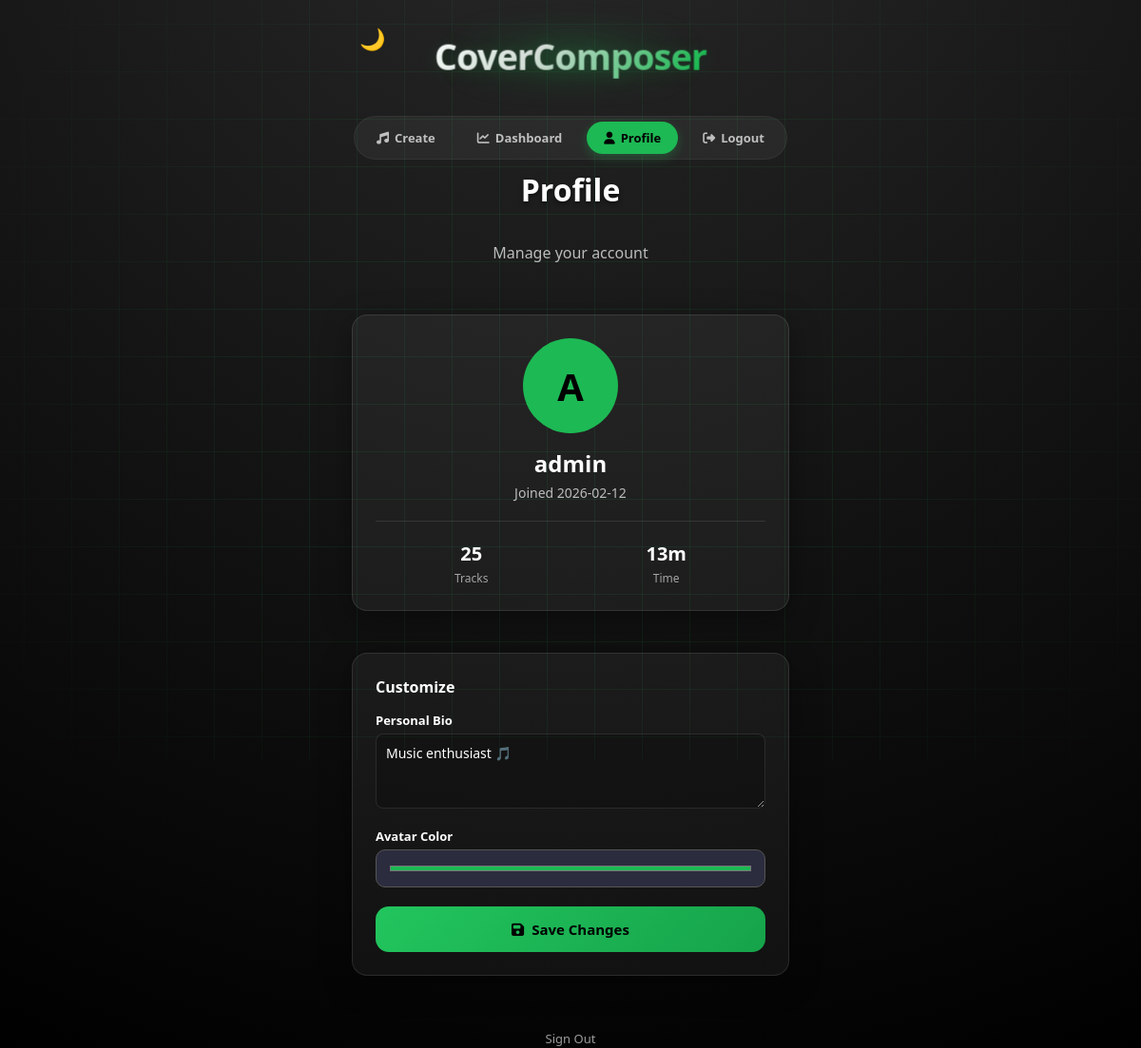
Screenshot of /profile (signed in) with the database file from the repository.
### main.py (models this page shows)
class User(Base):
    __tablename__ = "users"
    id = Column(Integer, primary_key=True, index=True)
    username = Column(String, unique=True, index=True)
    hashed_password = Column(String)
    bio = Column(String, nullable=True, default="Music enthusiast 🎵")
    avatar_color = Column(String, default="#1db954")
    created_date = Column(String, default=datetime.now().strftime("%Y-%m-%d"))
    tracks = relationship("Track", back_populates="owner")

### main.py (the view)
@app.get("/profile", response_class=HTMLResponse)
def profile(request: Request, user: User = Depends(get_current_user), db: Session = Depends(get_db)):
    if not user: return RedirectResponse("/login")
    tracks = db.query(Track).filter(Track.owner_id == user.id).all()
    return templates.TemplateResponse("profile.html", {
        "request": request, "user": user,
        "total_tracks": len(tracks), "total_duration": sum(t.duration for t in tracks),
        "member_since": user.created_date
    })

### templates/profile.html (shortened to what this page needs)
<!DOCTYPE html>
<html lang="en">
<head>
    <link rel="stylesheet" href="/static/style.css">
    <link rel="stylesheet" href="https://cdnjs.cloudflare.com/ajax/libs/font-awesome/6.4.0/css/all.min.css">
</head>
<body class="dark">
    <header class="topbar">
        <div class="theme-toggle" id="themeToggle">🌙</div>
        <div class="brand small">
            <span class="logo-text">CoverComposer</span>
            <span class="logo-glow"></span>
        </div>
        <div class="nav-menu">
            <a href="/" class="nav-link"><i class="fas fa-music"></i> Create</a>
            <a href="/dashboard" class="nav-link"><i class="fas fa-chart-line"></i> Dashboard</a>
            <a href="/profile" class="nav-link active"><i class="fas fa-user"></i> Profile</a>
            <a href="/logout" class="nav-link"><i class="fas fa-sign-out-alt"></i> Logout</a>
        </div>
    </header>
    <div class="container page-enter">
        <h2 class="headline">Profile</h2>
        <p class="subtitle">Manage your account</p>
        <div class="card profile-card">
            <div class="avatar-large" style="background: {{ user.avatar_color }};">
                {{ user.username[0].upper() }}
            </div>
            <div class="profile-name">{{ user.username }}</div>
            <div class="profile-meta">Joined {{ member_since }}</div>
            <div class="stat-bar">
                <div class="stat-it">
                    <span class="stat-val">{{ total_tracks }}</span>
                    <span class="stat-lab">Tracks</span>
                </div>
                <div class="stat-it">
                    <span class="stat-val">{{ (total_duration // 60) }}m</span>
                    <span class="stat-lab">Time</span>
                </div>
            </div>
        </div>
        <div class="card">
            <h3 style="margin-top: 0; margin-bottom: 15px; font-size: 16px;">Customize</h3>
            <form action="/profile/update" method="POST" class="edit-form">
                <div style="margin-bottom: 15px;">
                    <label>Personal Bio</label>
                    <textarea name="bio" rows="3">{{ user.bio }}</textarea>
                </div>
                <div style="margin-bottom: 20px;">
                    <label>Avatar Color</label>
                    <input type="color" name="avatar_color" class="color-input" value="{{ user.avatar_color }}">
                </div>
                <button
  type="submit"
  style="
    width: 100%;
    margin-top: 10px;
    padding: 14px;
    border-radius: 14px;
    border: none;
    font-size: 15px;
    font-weight: 600;
    cursor: pointer;
    background: linear-gradient(135deg, #22c55e, #16a34a);
    color: black;
    display: flex;
    align-items: center;
    justify-content: center;
    gap: 8px;
  "
>
  <i class="fas fa-save"></i>
  Save Changes
</button>
            </form>
        </div>
        <div style="margin-top: 30px; opacity: 0.6; text-align: center;">
            <a href="/logout" style="text-decoration: none; color: inherit; font-size: 13px;">Sign Out</a>
        </div>
    </div>
</body>
</html>

### static/style.css (style rules this page uses)
:root { --green: #1db954; --dark-bg: radial-gradient(circle at 50% -20%, #2a2a2a, #000000); --light-bg: linear-gradient(135deg, #f7f7f7, #eaeaea); --dark-card: rgba(30, 30, 30, 0.6); --light-card: #ffffff; }
body.dark::before { content: ""; position: fixed; top: 0; left: 0; width: 100vw; height: 100vh; background-image: linear-gradient(rgba(29, 185, 84, 0.1) 1px, transparent 1px), linear-gradient(90deg, rgba(29, 185, 84, 0.1) 1px, transparent 1px); background-size: 50px 50px; background-position: center; z-index: -1; pointer-events: none; mask-image: radial-gradient(circle at center, black 40%, transparent 100%); -webkit-mask-image: radial-gradient(circle at center, black 40%, transparent 100%); }
* { box-sizing: border-box; font-family: "Segoe UI", sans-serif; }
body { margin: 0; min-height: 100vh; transition: background 0.6s, color 0.6s; }
body.dark { background: var(--dark-bg); color: white; }
body.dark select, body.dark input { background-color: #2c2c3f !important; color: #ffffff !important; border: 1px solid #555 !important; padding: 12px; border-radius: 10px; width: 100%; appearance: none; -webkit-appearance: none; -moz-appearance: none; }
.container { width: 100%; max-width: 500px; margin: 0 auto; padding: 0 20px; display: flex; flex-direction: column; align-items: stretch; gap: 24px; }
.page-enter { animation: page-slide-up 0.6s cubic-bezier(0.2, 0.8, 0.2, 1) forwards; }
.card { background: var(--dark-card); padding: 24px; border-radius: 16px; box-shadow: 0 4px 20px rgba(0, 0, 0, 0.3); transition: transform 0.3s, box-shadow 0.3s; }
.topbar { display: flex; flex-direction: column; align-items: center; padding: 20px 20px 10px 20px; position: relative; gap: 15px; max-width: 500px; margin: 0 auto; background: transparent; }
.theme-toggle { cursor: pointer; font-size: 22px; position: absolute; left: 28px; top: 25px; z-index: 10; }
.brand { position: relative; display: flex; align-items: center; justify-content: center; margin-bottom: 20px; padding: 10px; z-index: 5; }
.brand.small { margin-bottom: 10px; transform: scale(0.9); }
.logo-text { font-size: 42px; font-weight: 800; letter-spacing: -1px; background: linear-gradient(120deg, #ffffff 0%, #e0e0e0 20%, var(--green) 50%, #e0e0e0 80%, #ffffff 100%); background-size: 200% auto; -webkit-background-clip: text; -webkit-text-fill-color: transparent; background-clip: text; position: relative; z-index: 2; text-shadow: 0 4px 24px rgba(29, 185, 84, 0.2); animation: text-enter 1s cubic-bezier(0.2, 0.8, 0.2, 1) forwards, shine 8s linear infinite; }
.logo-glow { position: absolute; top: 50%; left: 50%; transform: translate(-50%, -50%); width: 120%; height: 60%; background: radial-gradient(circle, rgba(29, 185, 84, 0.4) 0%, rgba(29, 185, 84, 0) 70%); filter: blur(20px); z-index: 1; opacity: 0.6; animation: glow-pulse 3s infinite alternate; }
.headline { text-align: center; font-size: 32px; font-weight: 700; margin: 0 0 10px 0; color: white; text-shadow: 0 2px 4px rgba(0, 0, 0, 0.5); }
.subtitle { text-align: center; font-size: 16px; color: rgba(255, 255, 255, 0.7); margin: 0 0 30px 0; }
.nav-menu { position: relative; right: auto; display: inline-flex; gap: 8px; align-items: center; background: rgba(255, 255, 255, 0.05); padding: 5px; border-radius: 30px; border: 1px solid rgba(255, 255, 255, 0.05); }
.nav-link { color: inherit; text-decoration: none; font-size: 13px; font-weight: 600; padding: 8px 18px; border-radius: 24px; transition: all 0.3s; display: flex; align-items: center; gap: 6px; opacity: 0.7; }
.nav-link.active { background: var(--green); color: black; opacity: 1; box-shadow: 0 4px 12px rgba(29, 185, 84, 0.3); }
.card { background: rgba(255, 255, 255, 0.05) !important; backdrop-filter: blur(10px); -webkit-backdrop-filter: blur(10px); border: 1px solid rgba(255, 255, 255, 0.1); box-shadow: 0 8px 32px 0 rgba(0, 0, 0, 0.37); }

### rows the page displays
User: username "A", username "admin", created_date "2026-02-12", bio "Music enthusiast 🎵", avatar_color "#1db954"

### other values shown
{{ total_tracks }} "25"
{{ (total_duration // 60) }} "13"
